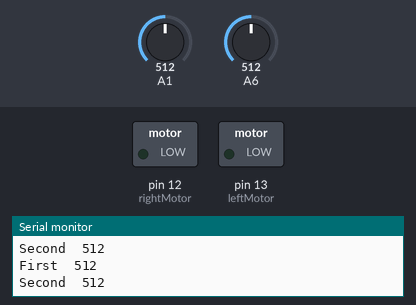
A sketch run on a simulated Arduino Uno, built with avr-gcc and run on an emulated ATmega328P. On the bench: switched loads named in the sketch (green lamp = pin HIGH), the last lines printed to the serial monitor. The inputs (shaded band) are chosen by the test bench; at power-on: A1 = 512, A6 = 512.

Above: at 1.2 s.
1.3 s: A1 set to 483
At 2.0 s:
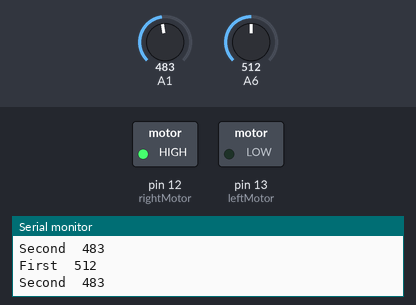
2.9 s: A6 set to 481
At 3.4 s:
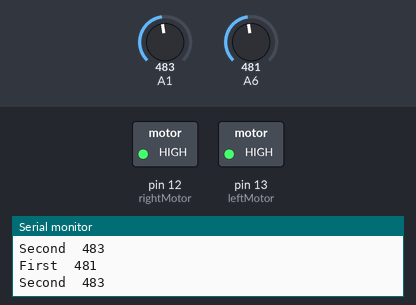
4.5 s: A1 set to 510
At 5.8 s:
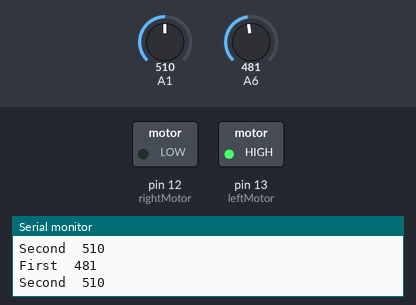
6.1 s: A1 set to 490
At 7.4 s:
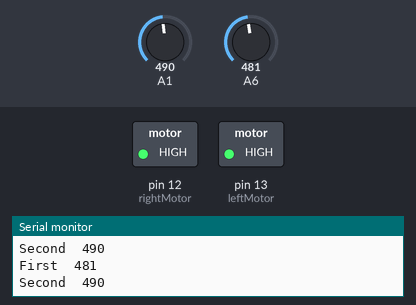
7.7 s: A1 set to 511
At 8.9 s:
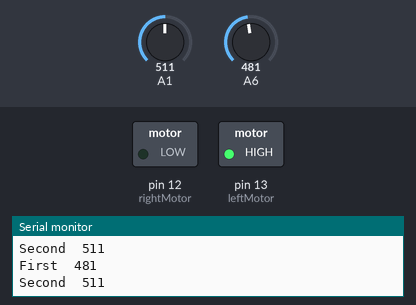
Timing chart, 0 to 10.3 s (numbered marks = the images above; inputs shaded):
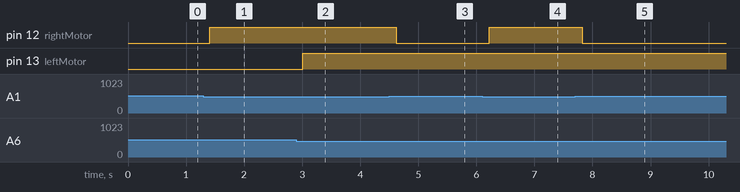

Measured:
- the behaviour switches between 500 and 499 on A1 (found by bisection; images 0 and 1)
- the behaviour switches between 500 and 499 on A6 (found by bisection; images 1 and 2)
- after the input at 1.3 s, pin 12 (rightMotor): LOW → HIGH after 0.11 s
- after the input at 2.9 s, pin 13 (leftMotor): LOW → HIGH after 0.11 s
- after the input at 4.5 s, pin 12 (rightMotor): HIGH → LOW after 0.12 s
- after the input at 6.1 s, pin 12 (rightMotor): LOW → HIGH after 0.12 s
- after the input at 7.7 s, pin 12 (rightMotor): HIGH → LOW after 0.13 s

The sketch:

Line_Follow_Necalibrat.ino
```cpp
int leftInput=A3;
int rightInput=A4;
int leftMotor=13;
int rightMotor=12;
int leftValue = 0;
int rightValue = 0;
void setup()
{
  pinMode (leftMotor, OUTPUT);
  pinMode (rightMotor, OUTPUT);
  Serial.begin(9600);
}
void loop()
{
  leftValue = analogRead (leftInput/2-100);
  rightValue= analogRead (rightInput/2);
    Serial.print("First  ");
  Serial.println(leftValue);
  Serial.print("Second  ");
  Serial.println(rightValue);


 if
   ( leftValue < 500 && rightValue < 500)
   {
     digitalWrite (leftMotor, HIGH);
     digitalWrite (rightMotor, HIGH);
   }
   else
   {

     if
     ( leftValue > 500 && rightValue < 500)
    {
      digitalWrite (leftMotor, LOW);
      digitalWrite (rightMotor, HIGH);
    }
 else {
   if (leftValue < 500 && rightValue > 500)
   {
   digitalWrite (rightMotor, LOW);
   digitalWrite (leftMotor, HIGH);
   }
   else
   {
     if (leftValue > 500 && rightValue > 500)
     {digitalWrite (rightMotor, LOW);
       digitalWrite (leftMotor, LOW);
     }}
      }
    }

delay(200);
}
```
